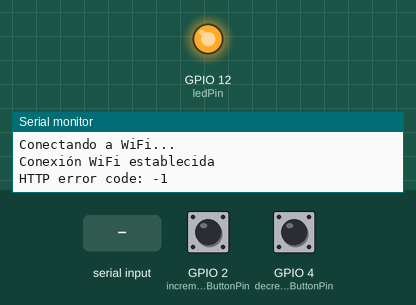
This sketch was run on a simulated ESP32. On the bench: output pins drawn as LEDs (lit = HIGH), the last lines printed to the serial monitor. The test bench sets the inputs (shaded band); at power-on: GPIO 2 (incrementButtonPin) LOW, GPIO 4 (decrementButtonPin) LOW. WiFi joins after 1.5 s; servers stay silent unless stated; uploads are accepted with an empty reply.

Above: at 3.2 s.
3.3 s: "+" received over Serial
At 8.6 s:
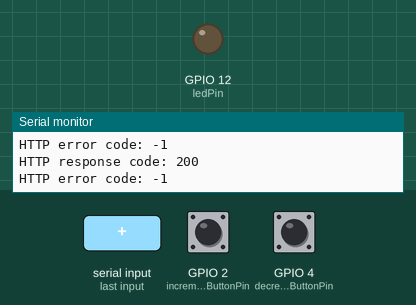
Timing chart, 0 to 10.1 s (numbered marks = the images above; inputs shaded):
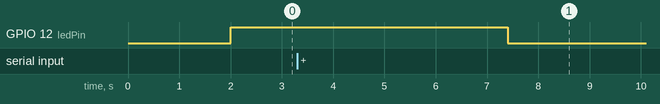

The sketch:

PETNgrok.ino
```cpp
#include <WiFi.h>
#include <HTTPClient.h>
#include <ArduinoJson.h>
#include <DHT.h>

#define DHTPIN 26  // Pin donde está conectado el DHT11 (cambiar si es necesario)
#define DHTTYPE DHT11  // Tipo de sensor (DHT11, DHT22, AM2302, etc.)

const char *ssid = "Galaxy A233306";
const char *password = "SM-A235M957a";
const int ledPin = 12;  // Pin GPIO 27 para el LED
const int incrementButtonPin = 2; // GPIO 25 para el botón de incremento
const int decrementButtonPin = 4; // GPIO 26 para el botón de decremento

// URL del servidor Python
const String serverUrl = "http://bc3b-187-190-35-202.ngrok-free.app"; // Reemplaza con la IP del servidor Python

int contador = 11;  // Inicializa el contador


void setup() {
  Serial.begin(115200);

  // Conéctate a la red WiFi
  WiFi.begin(ssid, password);
  while (WiFi.status() != WL_CONNECTED) {
    delay(1000);
    Serial.println("Conectando a WiFi...");
  }
  Serial.println("Conexión WiFi establecida");

  // Configura los pines del LED y botones como entradas/salidas
  pinMode(ledPin, OUTPUT);
  pinMode(incrementButtonPin, INPUT_PULLDOWN);
  pinMode(decrementButtonPin, INPUT_PULLDOWN);

  // Enciende el LED al principio
  digitalWrite(ledPin, HIGH);

  //SETUP DEL DHT22
  //dht.begin();
}


void loop() {
  // Realiza una solicitud HTTP GET para obtener el estado del LED
  getLedStatus();

  // Espera antes de volver a verificar
  delay(5000); // Espera 5 segundos

  // Verifica si hay datos disponibles en la ventana serial
  char command = Serial.read(); // Lee el carácter ingresado

  // Variable para almacenar la acción
  String action = "";

  // Procesa el comando
  if (command == '+') {
    action = "asc";
  } else if (command == '-') {
    action = "desc";
  }

  // Verifica si se presionó el botón de incremento
  if (digitalRead(incrementButtonPin) == HIGH) {
    action = "asc";
  }

  // Verifica si se presionó el botón de decremento
  if (digitalRead(decrementButtonPin) == HIGH) {
    action = "desc";
  }

  // Si se detectó una acción válida, envía la solicitud POST
  if (!action.isEmpty()) {
    sendHttpRequest("/counter", action); // Envía solicitud al servidor
    action="";
  }
} // Aquí se agregó el cierre de llave que faltaba

void sendHttpRequest(String path, String action) {

  HTTPClient http;
  String url = serverUrl + path;

  //Construye el JSON para la solicitud POST
   String postData = "{\"action\":\"" + action + "\",\"quantity\":1}";

  // Realiza una solicitud POST al servidor
  http.begin(url);
  http.addHeader("Content-Type", "application/json");
  int httpCode = http.POST(postData);

  if (httpCode > 0) {
    Serial.printf("HTTP response code: %d\n", httpCode);
    String response = http.getString();
    Serial.println(response);

    // Analiza la respuesta JSON para verificar el estado
    DynamicJsonDocument doc(1024);
    deserializeJson(doc, response);
    bool status = doc["status"];

    // Actualiza el estado del LED en función de la respuesta del servidor
    digitalWrite(ledPin, status ? HIGH : LOW);

    // Actualiza el contador si la solicitud fue para el contador
    /*if (path == "/counter") {
      int newCounter = doc["contador"];
      contador = newCounter;
      Serial.printf("Nuevo valor del contador: %d\n", contador);
    }*/
  } else {
    Serial.printf("HTTP error code: %d\n", httpCode);
  }

  http.end();
}

void getLedStatus() {
  HTTPClient http;
  String url = serverUrl + "/led";

  // Realiza una solicitud HTTP GET al servidor
  http.begin(url);
  int httpCode = http.GET();

  if (httpCode > 0) {
    Serial.printf("HTTP response code: %d\n", httpCode);
    String response = http.getString();
    Serial.println(response);

    // Analiza la respuesta JSON para obtener el estado del LED
    DynamicJsonDocument doc(1024);
    deserializeJson(doc, response);
    bool status = doc["status"];

    Serial.println(status);

    // Actualiza el estado del LED en función de la respuesta del servidor
    if (status==1) {
    // Si status es true, enciende el LED
    digitalWrite(ledPin, HIGH);
  } else if (status == 0) {
    // Si status es false, apaga el LED
    digitalWrite(ledPin, LOW);
  }
  } else {
    Serial.printf("HTTP error code: %d\n", httpCode);
  }

  http.end();
}
```

Measured:
- after the input at 3.3 s, GPIO 12 (ledPin): HIGH → LOW after 4.1 s
